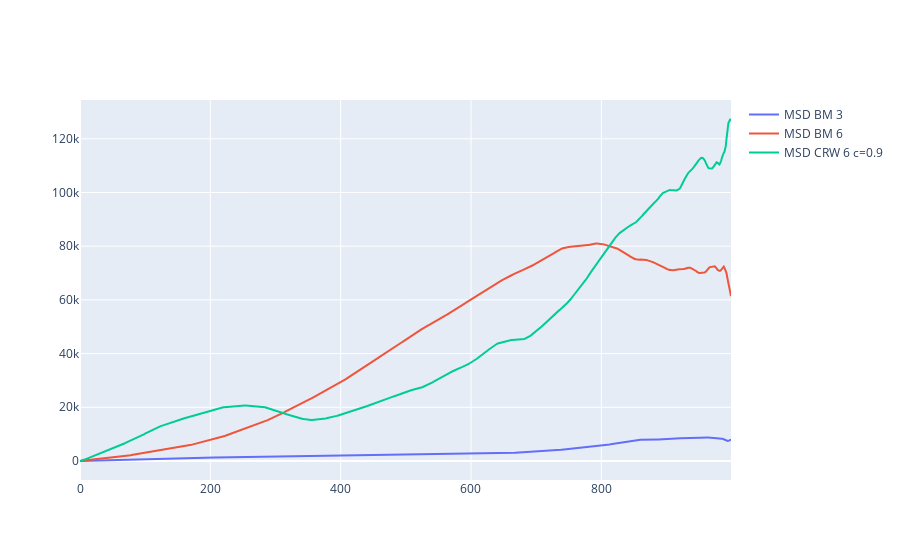

Notebook cell for this chart:
### Markdown cell above
Comparison of mean square displacement curves of BM 3, BM 6 and CRW 6. And results shown using plotly.

### Code cell
bm3_msd_df = msd(bm_traj_3) # MSD for BM 3
bm6_msd_df = msd(bm_traj_6) # MSD for BM 6
crw_msd_df = msd(crw_traj_6) # MSD for CRW 6, 0.9 coefficient per default

fig = go.Figure()

# Add traces for MSD of the Brownian motion 3 trajectory
fig.add_trace(go.Scatter(
    x= bm3_msd_df.index,
    y= bm3_msd_df.y_pos,
    name='MSD BM 3',
    mode='lines',
    showlegend=True
))

# Add traces for MSD of the Brownian motion 6 trajectory
fig.add_trace(go.Scatter(
    x= bm6_msd_df.index,
    y= bm6_msd_df.y_pos,
    name='MSD BM 6',
    mode='lines',
    showlegend=True
))

# Add traces for MSD of the Correlated Random Walk 6 trajectory
fig.add_trace(go.Scatter(
    x= crw_msd_df.index,
    y= crw_msd_df.y_pos,
    name='MSD CRW 6 c=0.9',
    mode='lines',
    showlegend=True
))

fig.show()

### Figure 1 — Plotly figure (JSON) as saved in the notebook; plotly's stock layout.template omitted (floating-point values rounded to 4 significant figures; data arrays with more than 128 entries replaced by an {"elided": "..."} marker saying what was removed)
{"data": [{"mode": "lines", "name": "MSD BM 3", "showlegend": true, "type": "scatter", "x": {"elided": "1000 int values"}, "y": {"elided": "1000 float values"}}, {"mode": "lines", "name": "MSD BM 6", "showlegend": true, "type": "scatter", "x": {"elided": "1000 int values"}, "y": {"elided": "1000 float values"}}, {"mode": "lines", "name": "MSD CRW 6 c=0.9", "showlegend": true, "type": "scatter", "x": {"elided": "1000 int values"}, "y": {"elided": "1000 float values"}}], "layout": {}}
